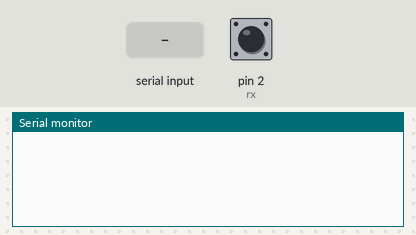
Bench run of a sketch on a simulated Arduino Uno, built with avr-gcc and run on an emulated ATmega328P. On the bench: the last lines printed to the serial monitor. The test bench sets the inputs (shaded band); at power-on: pin 2 (rx) HIGH.

Above: at 1.2 s.
1.3 s: ".\n" received over Serial
At 2.5 s:
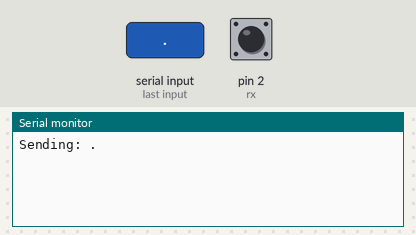
2.8 s: pin 2 (rx) pulled LOW for 3.2 s
At 7.2 s:
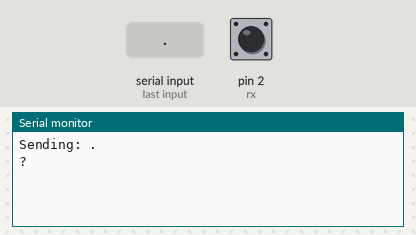
7.5 s: "1\n" received over Serial
At 8.5 s:
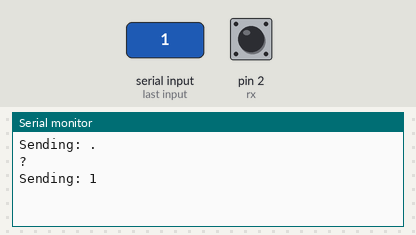

Measured:
- after the input at 1.3 s, the serial monitor: prints a new line at once (image 1)
- after the input at 2.8 s, the serial monitor: prints a new line after 3.2 s (image 2)
- after the input at 7.5 s, the serial monitor: prints a new line at once (image 3)

The sketch:

morse.ino
```cpp
// __Пины передачи информации__
const uint8_t tx = 3;
const uint8_t rx = 2;

// __Базовая единица времени, погрешность и длительность бита__
const uint8_t base = 250;
const uint8_t e = 50;
volatile unsigned long tm = 0;

// __Состояния контроллера__
const uint8_t IDLE = 0;
const uint8_t READ = 1;
const uint8_t WRITE = 2;
volatile uint8_t state = IDLE;

// __Переменные для режима WRITE__
volatile char outgoingMessage[64];
volatile uint8_t outgoingLen = 0;
volatile uint8_t outgoingIdx = 0;
volatile uint8_t morseIdx = 0;
volatile const char* currentMorseCode = nullptr;
volatile uint8_t txState = 0;
volatile unsigned long txTargetDuration = 0;

volatile char buffer[6];
volatile uint8_t bufferIdx = 0;
volatile uint8_t currBit = 1;

void addSignal(char signal) {
  if (bufferIdx < 5) {
    buffer[bufferIdx] = signal;
    bufferIdx++;
    buffer[bufferIdx] = '\0';
  }
}

void resetBuffer() {
  bufferIdx = 0;
  buffer[0] = '\0';
}

// __Перевод__
const char letterAlphabet[] = "ABCDEFGHIJKLMNOPQRSTUVWXYZ0123456789";
const char* morseAlphabet[] = {
  ".-", "-...", "-.-.", "-..", ".", "..-.", "--.", "....", "..", ".---",
  "-.-", ".-..", "--", "-.", "---", ".--.", "--.-", ".-.", "...", "-",
  "..-", "...-", ".--", "-..-", "-.--", "--..",
  "-----", ".----", "..---", "...--", "....-", ".....", "-....", "--...", "---..", "----."
};

const char* charToMorse(char c) {
  for (int i = 0; i < sizeof(letterAlphabet) - 1; i++) {
    if (letterAlphabet[i] == c) {
      return morseAlphabet[i];
    }
  }
  return nullptr;
}

void decodeBuffer() {
  for (int i = 0; i < sizeof(morseAlphabet) / sizeof(morseAlphabet[0]); i++) {
    if (strcmp((const char*)buffer, morseAlphabet[i]) == 0) {
      Serial.print(letterAlphabet[i]);
      return;
    }
  }
  Serial.print("?");
}

void setup() {
  cli();

  pinMode(tx, OUTPUT);
  pinMode(rx, INPUT_PULLUP);
  digitalWrite(tx, HIGH);

  TCCR2A = 0;
  TCCR2B = 0;
  TCNT2 = 0;
  OCR2A = 125;
  TCCR2A |= 1 << WGM21;
  TCCR2B |= (1 << CS22) | (1 << CS20); // 128
  TIMSK2 |= 1 << OCIE2A;

  Serial.begin(9600);
  sei();
}

ISR(TIMER2_COMPA_vect) {
  switch (state) {
    case IDLE:
      handleIdle();
      break;
    case READ:
      handleRead();
      break;
    case WRITE:
      handleWrite();
      break;
  }
}

void handleIdle() {
  if (digitalRead(rx) == 0) {
    state = READ;
    resetBuffer();
    tm = 0;
    return;
  }

  if (outgoingIdx < outgoingLen) {
    state = WRITE;
    txState = 0;
    tm = 0;
    currentMorseCode = nullptr;
    morseIdx = 0;
  }
}

void handleRead() {
  uint8_t inBit = digitalRead(rx);

  if (inBit == currBit) {
    tm++;
  }
  else {
    // HIGH -> LOW
    if (currBit == 1) {
      // 1 TU
      if (tm >= base - e && tm <= base + e) {
        addSignal('.');
        tm = 0;
      }
      // 3 TU
      else if (tm >= 3 * base - e && tm <= 3 * base + e) {
        addSignal('-');
        tm = 0;
      }
    }
    // LOW -> HIGH
    else {
      // 1 TU - следующий символ Морзе
      if (tm >= base - e && tm <= base + e) {
        tm = 0;
      }
      // 3 TU - следующий символ алфавита
      else if (tm >= 3 * base - e && tm <= 3 * base + e) {
        decodeBuffer();
        resetBuffer();
        tm = 0;
      }
      // 7 TU - пробел
      else if (tm >= 7 * base - e && tm <= 7 * base + e) {
        decodeBuffer();
        resetBuffer();
        Serial.print(" ");
        tm = 0;
      }
      // >7TU - конец записи
      else if (tm >= 7 * base + e) {
        decodeBuffer();
        resetBuffer();
        Serial.println();
        tm = 0;
        state = IDLE;
      }
    }
    currBit = inBit;
  }
}

void handleWrite() {
  tm++;

  // Начало записи HIGH->LOW на 1 TU
  if (txState == 0) {
    digitalWrite(tx, LOW);
    txTargetDuration = base;
    if (tm >= txTargetDuration) {
      tm = 0;
      txState = 1;
    }
    return;
  }

  // Определение последующей записи в зависимости от символа строки
  if (txState == 1) {
    if (currentMorseCode == nullptr || currentMorseCode[morseIdx] == '\0') {
      if (outgoingIdx < outgoingLen) {
        char c = outgoingMessage[outgoingIdx];
        outgoingIdx++;

        // Пробел LOW на 4 TU
        if (c == ' ') {
          digitalWrite(tx, LOW);
          txState = 4;
          txTargetDuration = 4 * base;
          tm = 0;
          return;
        }
        // Получение кода символа для дальнейшней записи
        else {
          currentMorseCode = charToMorse(c);
          morseIdx = 0;
          if (currentMorseCode == nullptr) {
            return;
          }
        }
      }

      // Конец записи LOW на >7 TU
      else {
        digitalWrite(tx, LOW);
        txTargetDuration = 8 * base;
        tm = 0;
        txState = 5;
        return;
      }
    }

    // Запись символа, хранящегося в currentMorseCode
    if (currentMorseCode != nullptr && currentMorseCode[morseIdx] != '\0') {
      char symbol = currentMorseCode[morseIdx];
      digitalWrite(tx, HIGH);
      txTargetDuration = (symbol == '.') ? base : (3 * base);
      tm = 0;
      txState = 2;
    }
    return;
  }

  // Прекращение записи по достижению целевого TU
  if (txState == 2) {
    if (tm >= txTargetDuration) {
      digitalWrite(tx, LOW);
      txTargetDuration = base;
      tm = 0;
      morseIdx++;

      if (currentMorseCode[morseIdx] == '\0') {
        txState = 3;
        txTargetDuration = 3 * base;
      }
      else {
        txState = 3;
        txTargetDuration = base;
      }
    }
    return;
  }

  // Обнуление ссылки на код морзе по достижению его конца
  if (txState == 3) {
    if (tm >= txTargetDuration) {
      tm = 0;

      if (currentMorseCode[morseIdx] == '\0') {
        currentMorseCode = nullptr;
        morseIdx = 0;
      }

      txState = 1;
    }
    return;
  }

  // Прекращение записи пробела, начало записи следующего символа
  if (txState == 4) {
    if (tm >= txTargetDuration) {
      tm = 0;
      txState = 1;
    }
    return;
  }

  // Конец передачи постоянный HIGH после LOW >7TU
  if (txState == 5) {
    if (tm >= txTargetDuration) {
      digitalWrite(tx, HIGH);
      outgoingLen = 0;
      outgoingIdx = 0;
      currentMorseCode = nullptr;
      morseIdx = 0;
      tm = 0;
      txState = 0;
      state = IDLE;
    }
    return;
  }
}

void loop() {
  if (state == IDLE && Serial.available() > 0) {
    String input = Serial.readStringUntil('\n');
    input.trim();
    input.toUpperCase();
    int len = input.length();
    if (len > 0 && len < 64) {
      for (int i = 0; i < len; i++) {
        outgoingMessage[i] = input[i];
      }
      outgoingLen = len;
      outgoingIdx = 0;
      Serial.print("Sending: ");
      Serial.println(input);
    }
  }
}
```
